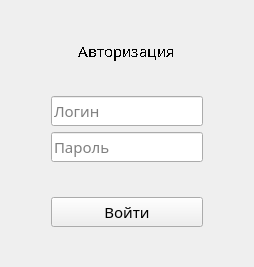
<?xml version="1.0" encoding="UTF-8"?>
<ui version="4.0">
 <class>AuthForm</class>
 <widget class="QWidget" name="AuthForm">
  <property name="windowModality">
   <enum>Qt::NonModal</enum>
  </property>
  <property name="geometry">
   <rect>
    <x>0</x>
    <y>0</y>
    <width>254</width>
    <height>267</height>
   </rect>
  </property>
  <property name="font">
   <font>
    <family>Segoe UI Light</family>
    <pointsize>11</pointsize>
    <weight>3</weight>
    <italic>false</italic>
    <bold>false</bold>
   </font>
  </property>
  <property name="acceptDrops">
   <bool>false</bool>
  </property>
  <property name="windowTitle">
   <string>Form</string>
  </property>
  <property name="autoFillBackground">
   <bool>true</bool>
  </property>
  <property name="styleSheet">
   <string notr="true">font: 25 11pt &quot;Segoe UI Light&quot;;</string>
  </property>
  <layout class="QGridLayout" name="gridLayout">
   <item row="2" column="1">
    <spacer name="verticalSpacer_3">
     <property name="orientation">
      <enum>Qt::Vertical</enum>
     </property>
     <property name="sizeHint" stdset="0">
      <size>
       <width>20</width>
       <height>40</height>
      </size>
     </property>
    </spacer>
   </item>
   <item row="0" column="1">
    <spacer name="verticalSpacer">
     <property name="orientation">
      <enum>Qt::Vertical</enum>
     </property>
     <property name="sizeType">
      <enum>QSizePolicy::Preferred</enum>
     </property>
     <property name="sizeHint" stdset="0">
      <size>
       <width>20</width>
       <height>40</height>
      </size>
     </property>
    </spacer>
   </item>
   <item row="3" column="1">
    <widget class="QLineEdit" name="lineEdit_2">
     <property name="font">
      <font>
       <family>Segoe UI Light</family>
       <pointsize>11</pointsize>
       <weight>3</weight>
       <italic>false</italic>
       <bold>false</bold>
      </font>
     </property>
     <property name="inputMask">
      <string/>
     </property>
     <property name="text">
      <string/>
     </property>
     <property name="placeholderText">
      <string>Логин</string>
     </property>
    </widget>
   </item>
   <item row="1" column="1">
    <widget class="QLabel" name="label">
     <property name="font">
      <font>
       <family>Segoe UI Light</family>
       <pointsize>11</pointsize>
       <weight>3</weight>
       <italic>false</italic>
       <bold>false</bold>
       <stylestrategy>NoAntialias</stylestrategy>
      </font>
     </property>
     <property name="autoFillBackground">
      <bool>true</bool>
     </property>
     <property name="text">
      <string>Авторизация</string>
     </property>
     <property name="alignment">
      <set>Qt::AlignCenter</set>
     </property>
    </widget>
   </item>
   <item row="4" column="1">
    <widget class="QLineEdit" name="lineEdit">
     <property name="font">
      <font>
       <family>Segoe UI Light</family>
       <pointsize>11</pointsize>
       <weight>3</weight>
       <italic>false</italic>
       <bold>false</bold>
      </font>
     </property>
     <property name="placeholderText">
      <string>Пароль</string>
     </property>
    </widget>
   </item>
   <item row="7" column="1">
    <spacer name="verticalSpacer_2">
     <property name="orientation">
      <enum>Qt::Vertical</enum>
     </property>
     <property name="sizeType">
      <enum>QSizePolicy::Preferred</enum>
     </property>
     <property name="sizeHint" stdset="0">
      <size>
       <width>20</width>
       <height>40</height>
      </size>
     </property>
    </spacer>
   </item>
   <item row="6" column="1">
    <widget class="QPushButton" name="pushButton">
     <property name="font">
      <font>
       <family>Segoe UI Light</family>
       <pointsize>11</pointsize>
       <weight>3</weight>
       <italic>false</italic>
       <bold>false</bold>
      </font>
     </property>
     <property name="text">
      <string>Войти</string>
     </property>
    </widget>
   </item>
   <item row="5" column="1">
    <spacer name="verticalSpacer_4">
     <property name="orientation">
      <enum>Qt::Vertical</enum>
     </property>
     <property name="sizeHint" stdset="0">
      <size>
       <width>20</width>
       <height>40</height>
      </size>
     </property>
    </spacer>
   </item>
   <item row="4" column="2">
    <spacer name="horizontalSpacer">
     <property name="orientation">
      <enum>Qt::Horizontal</enum>
     </property>
     <property name="sizeType">
      <enum>QSizePolicy::Preferred</enum>
     </property>
     <property name="sizeHint" stdset="0">
      <size>
       <width>40</width>
       <height>20</height>
      </size>
     </property>
    </spacer>
   </item>
   <item row="4" column="0">
    <spacer name="horizontalSpacer_2">
     <property name="orientation">
      <enum>Qt::Horizontal</enum>
     </property>
     <property name="sizeType">
      <enum>QSizePolicy::Preferred</enum>
     </property>
     <property name="sizeHint" stdset="0">
      <size>
       <width>40</width>
       <height>20</height>
      </size>
     </property>
    </spacer>
   </item>
  </layout>
 </widget>
 <resources/>
 <connections/>
</ui>
